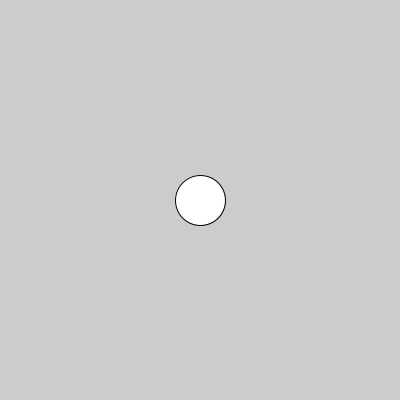
Frame 1 (no input)
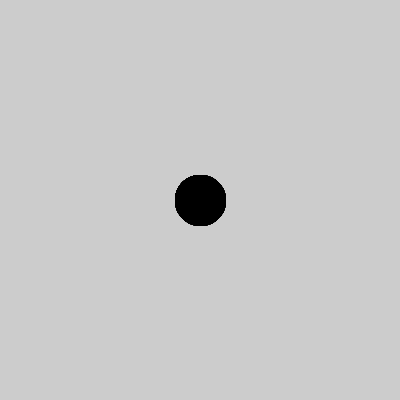
Frame 60 (the mouse pressed at the canvas centre just before this capture)
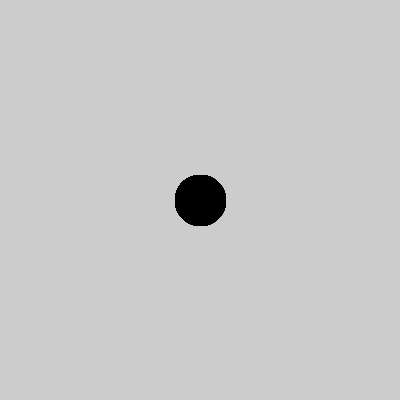
Frame 120 (the mouse held since frame 60 and released just before this capture)

The Processing sketch that drew these frames (run headless with seeded random() and noise(); from frame 60 on, the mouse is pressed at the canvas centre):

// Processing sketch: lista4_q11
// ── lista4_q11.pde
int x, y, larg, alt;
int r, g, b;

void setup(){
  size(400, 400);
  
  x = width/2;
  y = height/2;
  
  larg = 50;
  alt = 50;
}


void draw(){
  ellipse(x, y, larg, alt);
  fill(r, g, b);
  
  switch(key){
    
    //acesa
    case 'a':
    r = 255;
    g = 255;
    b = 0;
    break;
    
    //apagada
    case 's':
    r = 0;
    g = 0;
    b = 0;
    break;
  
  
  }



}
